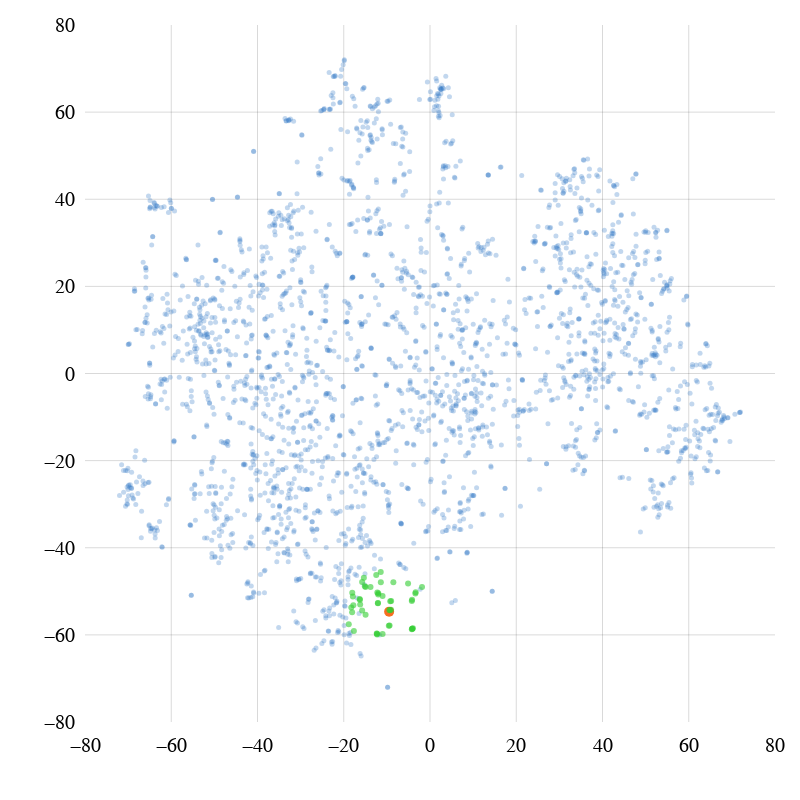

Write notebook code for a chart like this one.
### Code cell
# settings
axis_col = 'rgba(0, 0, 0, 0.15)'
no_col = 'rgba(0, 0, 0, 0)'
axis_desc: dict = dict(linecolor=no_col, gridcolor=axis_col, zerolinecolor=axis_col, zerolinewidth=1)
layout = dict(
    autosize=False,
    width=800,
    height=800,
    margin=dict(
        l=25, r=25, b=25, t=25, pad=5
    ),
    # paper_bgcolor="white",
    font_family="Times New Roman",
    font_color="black",
    font_size=20,
    plot_bgcolor='white',
    xaxis=axis_desc,
    yaxis=axis_desc,
    xaxis2=axis_desc,
    yaxis2=axis_desc,
)

fig = sp.make_subplots(
    rows=1, cols=1, shared_xaxes=True, shared_yaxes=True, horizontal_spacing=0.02,
    # x_title="% Completeness"
)

s, o = 5, 0.3
fig.add_trace(
    go.Scatter(
        x = [x for i, (x, y) in enumerate(latentx) if i not in found_is],
        y = [y for i, (x, y) in enumerate(latentx) if i not in found_is],
        mode='markers',
        marker=dict(
            size=s,
            color='#3679c6',
            opacity=o
        ),
        showlegend=False,
        # text=[f"{t}<br><br>{'<br>'.join([' '.join(c) for c in divide_chunks(a.split(' '), 18)])}" for doi, t, a, e in mappings],
        text=['<br>'.join(' '.join(c) for c in divide_chunks(t.split(" "), 12)) for i, (doi, t, a, e) in enumerate(mappings) if i not in found_is],
    ),
    row=1, col=1,
)

fig.add_trace(
    go.Scatter(
        x = [found_x], y = [found_y],
        mode='markers',
        marker=dict(
            size=s*2,
            color='#f76e21',
            opacity=1
        ),
        showlegend=False,
        text=['<br>'.join(' '.join(c) for c in divide_chunks(found_title.split(" "), 12))],
    ),
    row=1, col=1,
)

fig.add_trace(
    go.Scatter(
        x = [x for i, (x, y, doi, ftitle, fabstract) in closest],
        y = [y for i, (x, y, doi, ftitle, fabstract) in closest],

        # x = [x for x, y in pca_x],
        # y = [y for x, y in pca_x],
        mode='markers',
        marker=dict(
            size=s*1.2,
            color='#32cd32',
            opacity=0.6
        ),
        showlegend=False,
        text=['<br>'.join(' '.join(c) for c in divide_chunks(ftitle.split(" "), 12)) for i, (x, y, doi, ftitle, fabstract) in closest]
    ),
    row=1, col=1,
)

# for i, ((doi, t, a, e), (x, y)) in enumerate(zip(mappings, latentx)):
#     if i % 250 != 0: continue

#     fig.add_annotation(
#         x=x, y=y,
#         xshift=-10, yshift=10,
#         text="<br>".join(" ".join(c) for c in divide_chunks(t.split(" "), 12)),
#         showarrow=True,
#         arrowhead=2,
#     )

_layout: dict[Any, Any] = layout.copy()
_layout.update(dict(
    hoverlabel=dict(
        # bgcolor="rgba(0, 0, 0, 0.2)",
        font_size=12,
        # font_family="Rockwell"
    ),
    xaxis=dict(title="", range=(-R, R), **axis_desc),
    yaxis=dict(title="", range=(-R, R), **axis_desc),
))
fig.update_annotations(font_size=10)
fig.update_layout(go.Layout(**_layout))
fig.show()

### Figure 1 — Plotly figure (JSON) as saved in the notebook; plotly's stock layout.template omitted (floating-point values rounded to 4 significant figures; data arrays with more than 128 entries replaced by an {"elided": "..."} marker saying what was removed)
{"data": [{"marker": {"color": "#3679c6", "opacity": 0.3, "size": 5}, "mode": "markers", "showlegend": false, "text": {"elided": "1646 str values"}, "type": "scatter", "x": {"elided": "2446 float values"}, "xaxis": "x", "y": {"elided": "2446 float values"}, "yaxis": "y"}, {"marker": {"color": "#f76e21", "opacity": 1, "size": 10}, "mode": "markers", "showlegend": false, "text": ["A Library of Tunable, Portable, and Inducer-Free Promoters Derived from Cyanobacteria."], "type": "scatter", "x": [-9.474], "xaxis": "x", "y": [-54.66], "yaxis": "y"}, {"marker": {"color": "#32cd32", "opacity": 0.6, "size": 6}, "mode": "markers", "showlegend": false, "text": ["Global distribution and diversity of marine euendolithic cyanobacteria.", "Functional proteomic discovery of Slr0110 as a central regulator of carbohydrate metabolism<br>in Synechocystis species PCC6803.", "Isolation, Structure Elucidation and Biological Evaluation of Lagunamide D: A New Cytotoxic<br>Macrocyclic Depsipeptide from Marine Cyanobacteria.", "Two-piece tmRNA in cyanobacteria and its structural analysis.", "[Construction and evaluation of efficient gene expression platforms in Synechocystis sp. strain<br>PCC6803].", "Expression and characterization of the diheme cytochrome c subunit of the cytochrome<br>bc complex in Heliobacterium modesticaldum.", "Type II Toxin-Antitoxin Systems in the Unicellular Cyanobacterium Synechocystis sp. PCC 6803.", "A model of the circadian clock in the cyanobacterium Cyanothece sp. ATCC<br>51142.", "Production and Characterization of Synthetic Carboxysome Shells with Incorporated Luminal Proteins.", "Estimating the Frequency of Horizontal Gene Transfer Using Phylogenetic Models of Gene<br>Gain and Loss.", "Arsenic and cadmium are inhibitors of cyanobacterial dinitrogenase reductase (nifH1) gene.", "Proteomic analysis of the cyanobacterium of the Azolla symbiosis: identity, adaptation, and<br>NifH modification.", "Pyrosequencing assessment of prokaryotic and eukaryotic diversity in biofilm communities from a<br>French river.", "Quantitative proteomics analysis of zebrafish exposed to sub-lethal dosages of β-methyl-amino-L-alanine (BMAA).", "Comparative proteomic analysis reveals proteins putatively involved in toxin biosynthesis in the<br>marine dinoflagellate Alexandrium catenella.", "DeltaG-based prediction and experimental confirmation of SYCRP1-binding sites on the Synechocystis genome.", "Chlorophyll biosynthesis gene evolution indicates photosystem gene duplication, not photosystem merger, at<br>the origin of oxygenic photosynthesis.", "The proteome and lipidome of Synechocystis sp. PCC 6803 cells grown under<br>light-activated heterotrophic conditions.", "Intramolecular signaling in tandem-GAF domains from PDE5 and PDE10 studied with a<br>cyanobacterial adenylyl cyclase reporter.", "fusionDB: assessing microbial diversity and environmental preferences via functional similarity networks.", "Two distinct types of 6S RNA in Prochlorococcus.", "Identification of Conserved and Potentially Regulatory Small RNAs in Heterocystous Cyanobacteria.", "Highly divergent methyltransferases catalyze a conserved reaction in tocopherol and plastoquinone synthesis<br>in cyanobacteria and photosynthetic eukaryotes.", "A framework for classification of prokaryotic protein kinases.", "Organismal and spatial partitioning of energy and macronutrient transformations within a hypersaline<br>mat.", "Oxygen-responsive genetic circuits constructed in Synechocystis sp. PCC 6803.", "The phycobilisome, a light-harvesting complex responsive to environmental conditions.", "Anabaena PCC7120\nUnusual Stability of Anabaena Sensory Rhodopsin Transducer from .", "Contrasting life strategies of viruses that infect photo- and heterotrophic bacteria, as<br>revealed by viral tagging.", "Isolation and characterization of the Prochlorococcus carboxysome reveal the presence of the<br>novel shell protein CsoS1D.", "Cyanobacterial sulfide-quinone reductase: cloning and heterologous expression.", "[Diversity of polyketide synthase genes (PKS) in metagenomic community of the freshwater<br>sponge].", "A gap-filling algorithm for prediction of metabolic interactions in microbial communities.", "Prevalence of psbA-containing cyanobacterial podoviruses in the ocean.", "Cyanobacterial contribution to algal nuclear genomes is primarily limited to plastid functions.", "Diversity and abundance of Bacteria and Archaea in the Bor Khlueng Hot<br>Spring in Thailand.", "Genomics of variation in nitrogen fixation activity in a population of the<br>thermophilic cyanobacterium Mastigocladus laminosus.", "A meta-analysis of 16S rRNA gene clone libraries from the polymicrobial black<br>band disease of corals.", "Pathway-level acceleration of glycogen catabolism by a response regulator in the cyanobacterium<br>Synechocystis species PCC 6803.", "Circadian rhythms from multiple oscillators: lessons from diverse organisms.", "Analysis of insertion sequences in thermophilic cyanobacteria: exploring the mechanisms of establishing,<br>maintaining, and withstanding high insertion sequence abundance.", "Linking chemistry and genetics in the growing cyanobactin natural products family.", "Mosaic origin of the heme biosynthesis pathway in photosynthetic eukaryotes.", "Metaproteomics reveals metabolic transitions between healthy and diseased stony coral Mussismilia braziliensis.", "Comparative sequence analysis of CP12, a small protein involved in the formation<br>of a Calvin cycle complex in photosynthetic organisms.", "A model for early events in the assembly pathway of cyanobacterial phycobilisomes.", "Substrate Sequence Controls Regioselectivity of Lanthionine Formation by ProcM.", "Gloeobacterales\nNovel  spp. from Diverse Environments across the Globe."], "type": "scatter", "x": [-9.415, -9.302, -9.03, -9.219, -9.006, -9.369, -12.08, -9.555, -12.08, -11.0, -12.01, -11.98, -12.22, -10.99, -14.94, -12.35, -4.222, -12.27, -12.27, -4.156, -15.73, -4.152, -4.216, -4.087, -3.961, -8.493, -16.19, -11.4, -13.79, -16.23, -3.392, -16.32, -3.327, -5.084, -14.94, -15.11, -17.78, -18.06, -18.26, -12.47, -17.89, -15.73, -11.42, -17.65, -1.853, -18.02, -15.34, -18.84], "xaxis": "x", "y": [-54.29, -54.33, -54.23, -52.26, -52.23, -57.87, -52.73, -57.92, -52.68, -51.08, -50.73, -50.46, -50.24, -59.8, -55.37, -59.67, -52.23, -59.74, -59.89, -51.95, -54.4, -58.6, -58.72, -58.62, -58.5, -47.91, -53.05, -47.91, -49.02, -51.91, -50.52, -51.77, -50.23, -48.2, -48.99, -48.82, -53.2, -54.8, -53.7, -46.24, -51.2, -47.89, -45.55, -59.13, -49.03, -50.35, -46.87, -57.59], "yaxis": "y"}], "layout": {"autosize": false, "font": {"color": "black", "family": "Times New Roman", "size": 20}, "height": 800, "hoverlabel": {"font": {"size": 12}}, "margin": {"b": 25, "l": 25, "pad": 5, "r": 25, "t": 25}, "plot_bgcolor": "white", "width": 800, "xaxis": {"anchor": "y", "domain": [0, 1], "gridcolor": "rgba(0, 0, 0, 0.15)", "linecolor": "rgba(0, 0, 0, 0)", "range": [-80, 80], "title": {"text": ""}, "zerolinecolor": "rgba(0, 0, 0, 0.15)", "zerolinewidth": 1}, "xaxis2": {"gridcolor": "rgba(0, 0, 0, 0.15)", "linecolor": "rgba(0, 0, 0, 0)", "zerolinecolor": "rgba(0, 0, 0, 0.15)", "zerolinewidth": 1}, "yaxis": {"anchor": "x", "domain": [0, 1], "gridcolor": "rgba(0, 0, 0, 0.15)", "linecolor": "rgba(0, 0, 0, 0)", "range": [-80, 80], "title": {"text": ""}, "zerolinecolor": "rgba(0, 0, 0, 0.15)", "zerolinewidth": 1}, "yaxis2": {"gridcolor": "rgba(0, 0, 0, 0.15)", "linecolor": "rgba(0, 0, 0, 0)", "zerolinecolor": "rgba(0, 0, 0, 0.15)", "zerolinewidth": 1}}}
